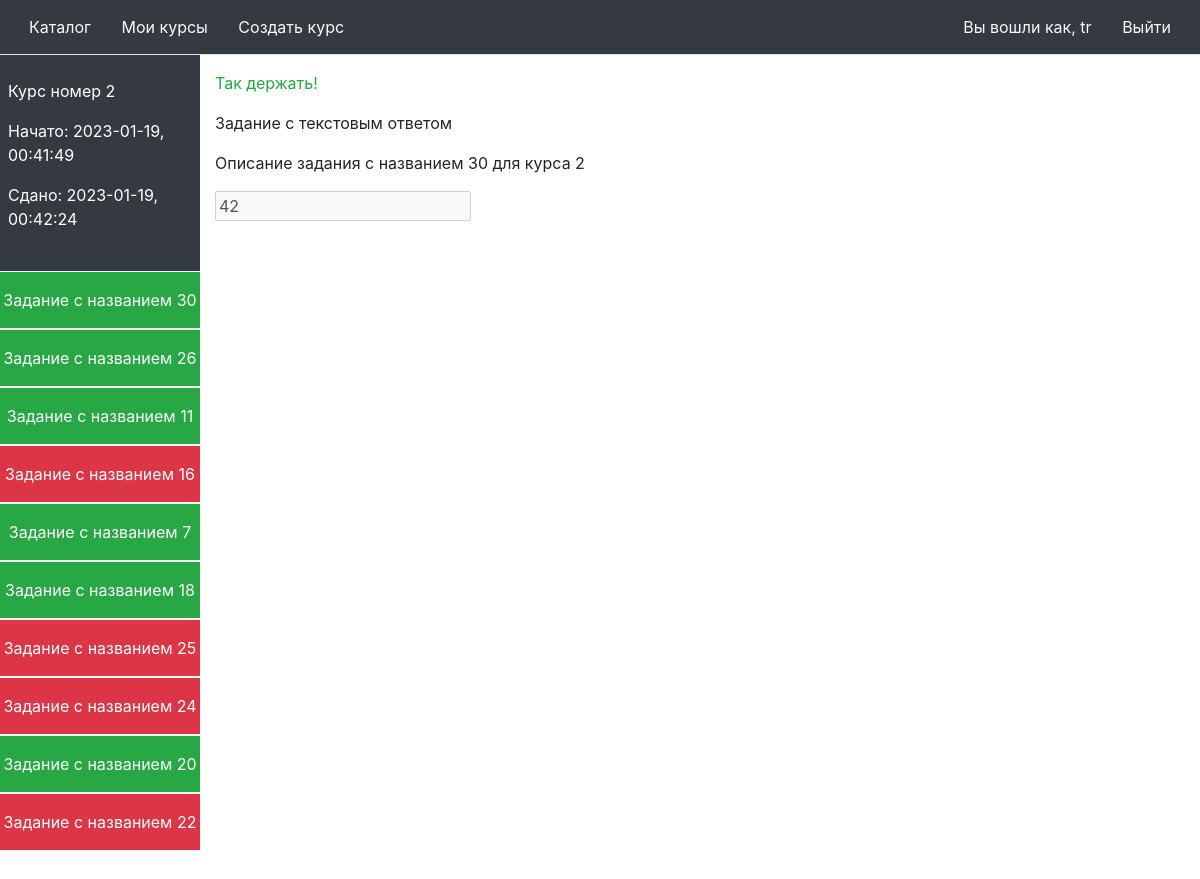
Page /attempt/1 (signed in) on the committed database.
### models/user.py (models this page shows)
class User(UserMixin, db.Model):
    id = db.Column(db.Integer, primary_key=True)
    password = db.Column(db.String(100), unique=True)
    name = db.Column(db.String(1000))

### models/course.py (models this page shows)
class Course(db.Model):
    id = db.Column(db.Integer, primary_key=True)
    name = db.Column(db.String(512))
    description = db.Column(db.String(4096))
    attempts = db.relationship('Attempt', backref='attempt_course', lazy=True)
    tasks = db.relationship('Task', backref='task_course', lazy=True)
    author_id = db.Column(db.Integer, db.ForeignKey('user.id'))

### models/attempt.py (models this page shows)
class Attempt(db.Model):
    id = db.Column(db.Integer, primary_key=True)
    course = db.Column(db.Integer, db.ForeignKey('course.id'))
    user = db.Column(db.Integer, db.ForeignKey('user.id'))
    start_date = db.Column(db.DateTime)
    end_date = db.Column(db.DateTime)
    tasks = db.relationship('AttemptTask', backref='attempt_task', lazy=True)

### models/task.py (models this page shows)
class Task(db.Model):
    id = db.Column(db.Integer, primary_key=True)
    name = db.Column(db.String(512))
    description = db.Column(db.String(4096))
    task_type = db.Column(db.Integer)
    course = db.Column(db.Integer, db.ForeignKey('course.id'))
    answers = db.relationship('Answer', backref='answer_task', lazy=True)

### models/attempt_task_answer.py (models this page shows)
class AttemptTaskAnswer(db.Model):
    id = db.Column(db.Integer, primary_key=True)
    value = db.Column(db.String(512))
    attempt_task = db.Column(db.Integer, db.ForeignKey('attempt_task.id'))

### controllers/attempt.py (the view)
@app.route('/attempt/<id>')
@login_required
def attempt(id=None):
    selected_task_id = request.args.get('selected_task')
    if selected_task_id is None:
        selected_task_id = 1
    selected_task_id = int(selected_task_id) - 1
    model = Attempt.query.filter_by(id=id).first()
    course = Course.query.filter_by(id=model.course).first()
    attempt_task_list = list(model.tasks)
    task_list = get_tasks(attempt_task_list)
    completed_task_list = get_completed_tasks(attempt_task_list)
    selected_task = task_list[selected_task_id]
    selected_attempt_task = attempt_task_list[selected_task_id]
    if datetime.now() < model.end_date:
        failed_task_list = get_failed_tasks(attempt_task_list)
    else:
        failed_task_list = [x for x in task_list if x not in completed_task_list]
    attempt_task = attempt_task_list[selected_task_id]
    user_answers = [x.value for x in attempt_task.answers]
    status = 'none'
    if selected_task in completed_task_list:
        status = 'completed'
    elif selected_task in failed_task_list:
        status = 'failed'
    return render_template(
        'attempt.html',
        attempt=model,
        task_list=task_list,
        course=course,
        selected_task_id=selected_task_id + 1,
        selected_attempt_task=selected_attempt_task,
        selected_task=selected_task,
        len=len,
        failed_task_list=failed_task_list,
        completed_task_list=completed_task_list,
        answers=task_list[selected_task_id].answers,
        selected_task_status=status,
        user_answers=user_answers,
        datetime=datetime
    )

### app.py (called while the page is built)
@login_manager.user_loader
def load_user(user_id):
    return User.query.get(int(user_id))

### models/attempt_task.py (called while the page is built)
def get_tasks(attempt_task_list):
    ids = [x.id for x in attempt_task_list]
    a = db.session.query(Task).select_from(AttemptTask).join(Task) \
        .filter(AttemptTask.id.in_(ids)).all()
    return a

def get_completed_tasks(attempt_task_list):
    ids = [x.id for x in attempt_task_list]
    tasks = db.session.query(Task, AttemptTask).select_from(AttemptTask).join(Task) \
        .filter(AttemptTask.id.in_(ids)).all()
    result = []
    for (task, attempt_task) in tasks:
        system_answers = list(task.answers)
        user_answers = list(attempt_task.answers)
        correct_system_answers = [x.value for x in system_answers if x.is_correct]
        ok = len(correct_system_answers) == len(user_answers)
        for answer in user_answers:
            if answer.value not in correct_system_answers:
                ok = False
        if ok:
            result.append(task)
    return result

### templates/attempt.html (shortened to what this page needs)
{% from 'header.html' import header %}
<!DOCTYPE html>
<html lang="ru">
{{ header("Каталог", current_user) }}
<body>
<div class="container-fluid">
    <div class="row flex-nowrap">
        <div class="col-md-2 col-xl-2 px-0 bg-dark d-flex flex-column align-items-center align-items-sm-start text-white"
             style="height: 94vh">
            <div class="w-100 pt-4 pb-4 p-2">
                <p>{{ course.name }}</p>
                <p>Начато: {{ attempt.start_date.strftime('%Y-%m-%d, %H:%M:%S') }}</p>
                {% if datetime.now() >= attempt.end_date %}
                    <p>Сдано: {{ attempt.end_date.strftime('%Y-%m-%d, %H:%M:%S') }}</p>
                {% else %}
                    <p id="timer"></p>
                {% endif %}
            </div>
            <ul class="nav nav-pills flex-column mb-sm-auto mb-0 w-100 align-items-center align-items-sm-start"
                id="menu">
                {% for task in task_list %}
                    {% if task in completed_task_list %}
                        <li class="nav-item border-bottom border-top border-light bg-success text-center w-100 pt-3 pb-3 border-bottom">
                            <a class="text-white"
                               href="{{ url_for('attempt', id=attempt.id, selected_task=loop.index) }}">{{ task.name }}</a>
                        </li>
                    {% elif task in failed_task_list %}
                        <li class="nav-item border-bottom border-top border-light bg-danger text-center w-100 pt-3 pb-3 border-bottom">
                            <a class="text-white"
                               href="{{ url_for('attempt', id=attempt.id, selected_task=loop.index) }}">{{ task.name }}</a>
                        </li>
                    {% else %}
                        <li class="nav-item border-bottom border-top border-light text-center w-100 pt-3 pb-3 border-bottom">
                            <a class="text-white"
                               href="{{ url_for('attempt', id=attempt.id, selected_task=loop.index) }}">{{ task.name }}</a>
                        </li>
                    {% endif %}
                {% endfor %}
            </ul>
            <div class="w-100 pt-4 pb-4 p-2">
            </div>
        </div>
        <div class="col py-3">
            {% if selected_task_status == 'none' %}
                <p>Пока не отвечали</p>
            {% elif selected_task_status == 'completed' %}
                <p class="text-success">Так держать!</p>
                {% set readonly = "readonly" %}
            {% elif selected_task_status == 'failed' %}
                <p class="text-danger">Не правильно!</p>
                {% set readonly = "readonly" %}
            {% endif %}
            {% if selected_task.task_type == 1 %}
                <p>Задание с одним вариантом ответа</p>
                <p>{{ selected_task.description }}</p>
                {% if selected_task_status == 'none' %}
                    <form action="{{ url_for('attempt', id=attempt.id, selected_task=selected_task_id) }}"
                          method="post">
                        <input type="hidden" name="task" value="{{ selected_attempt_task.id }}">
                        {% for answer in answers %}
                            <input type="radio" name="answer" value="{{ answer.value }}"> {{ answer.value }} <br>
                        {% endfor %}
                        <input type="submit" value="Отправить">
                    </form>
                {% else %}
                    <form>
                        {% for answer in answers %}
                            {% if answer.value in user_answers %}
                                <input type="radio" name="answer" value="{{ answer.value }}" checked> {{ answer.value }}
                                <br>
                            {% else %}
                                <input type="radio" name="answer" value="{{ answer.value }}" disabled>
                                {{ answer.value }} <br>
                            {% endif %}
                        {% endfor %}
                    </form>
                {% endif %}
            {% else %}
                <p>Задание с текстовым ответом</p>
                <p>{{ selected_task.description }}</p>
                {% if selected_task_status == 'none' %}
                    <form action="{{ url_for('attempt', id=attempt.id, selected_task=selected_task_id) }}"
                          method="post">
                        <input type="hidden" name="task" value="{{ selected_attempt_task.id }}">
                        <input type="text" name="answer" placeholder="Поле для ответа...">
                        <input type="submit" value="Отправить">
                    </form>
                {% else %}
                    <form>
                        <input type="text" name="answer" value="{{ user_answers[0] }}" disabled>
                    </form>
                {% endif %}
            {% endif %}
        </div>
    </div>
</div>
</body>
</html>

### templates/header.html (shortened to what this page needs)
{% macro header(title, current_user) %}
    <head>
        <link rel="stylesheet" href="https://cdn.jsdelivr.net/npm/bootstrap@4.3.1/dist/css/bootstrap.min.css">
        <link href="../static/styles.css" rel="stylesheet" />
    </head>
    <div class="navbar bg-dark border-bottom">
        <div class="">
            <a class="btn text-light" href="{{ url_for("catalog") }}">Каталог</a>
            {%  if current_user.is_authenticated %}
                <a class="btn text-light" href="{{ url_for("my_courses") }}">Мои курсы</a>
                <a class="btn text-light" href="{{ url_for("new_course") }}">Создать курс</a>
            {% endif %}
        </div>
    {% if not current_user.is_authenticated %}
        <div class="">
            <a class="btn text-light" href="{{ url_for("auth.login") }}">Авторизироваться</a>
            <a class="btn text-light" href="{{ url_for("auth.signup") }}">Зарегистрироваться</a>
        </div>
    {% else %}
        <div class="">
            <a class="btn text-light" href="{{ url_for("profile") }}">Вы вошли как, {{ current_user.name }}</a>
            <a class="btn text-light" href="{{ url_for("auth.logout") }}">Выйти</a>
        </div>
    {% endif %}
    </div>
{% endmacro %}

### static/styles.css (style rules this page uses)
a:link { text-decoration: none; }

### rows in the picture
User: name "tr"
Course: name "Курс номер 2"
Attempt: start_date "2023-01-19, 00:41:49", end_date "2023-01-19, 00:42:24"
Task: name "Задание c названием 30", description "Описание задания c названием 30 для курса 2"
Task: name "Задание c названием 26"
Task: name "Задание c названием 11"
Task: name "Задание c названием 16"
Task: name "Задание c названием 7"
Task: name "Задание c названием 18"
Task: name "Задание c названием 25"
Task: name "Задание c названием 24"
Task: name "Задание c названием 20"
Task: name "Задание c названием 22"
AttemptTaskAnswer: answer "42"
